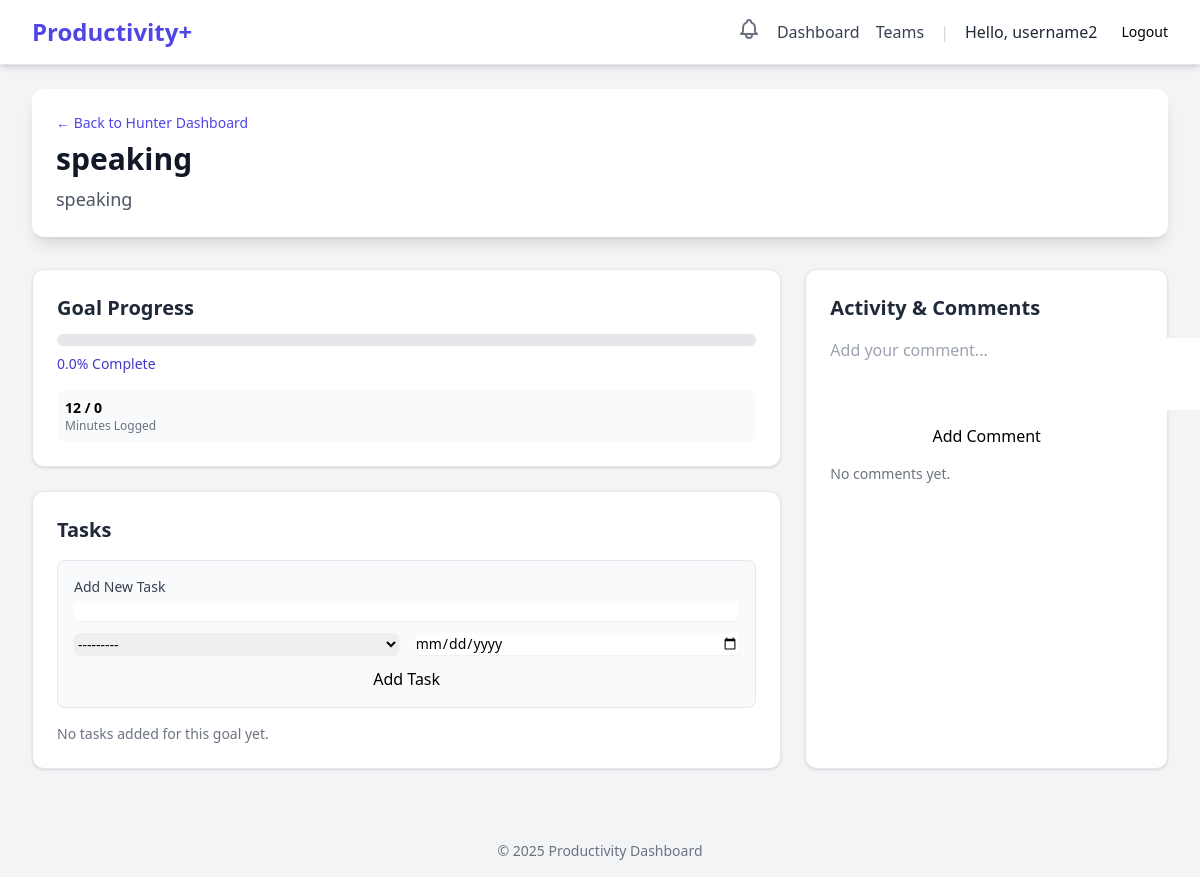
Before: /teams/3/goal/2/ (signed in) with the older database file.
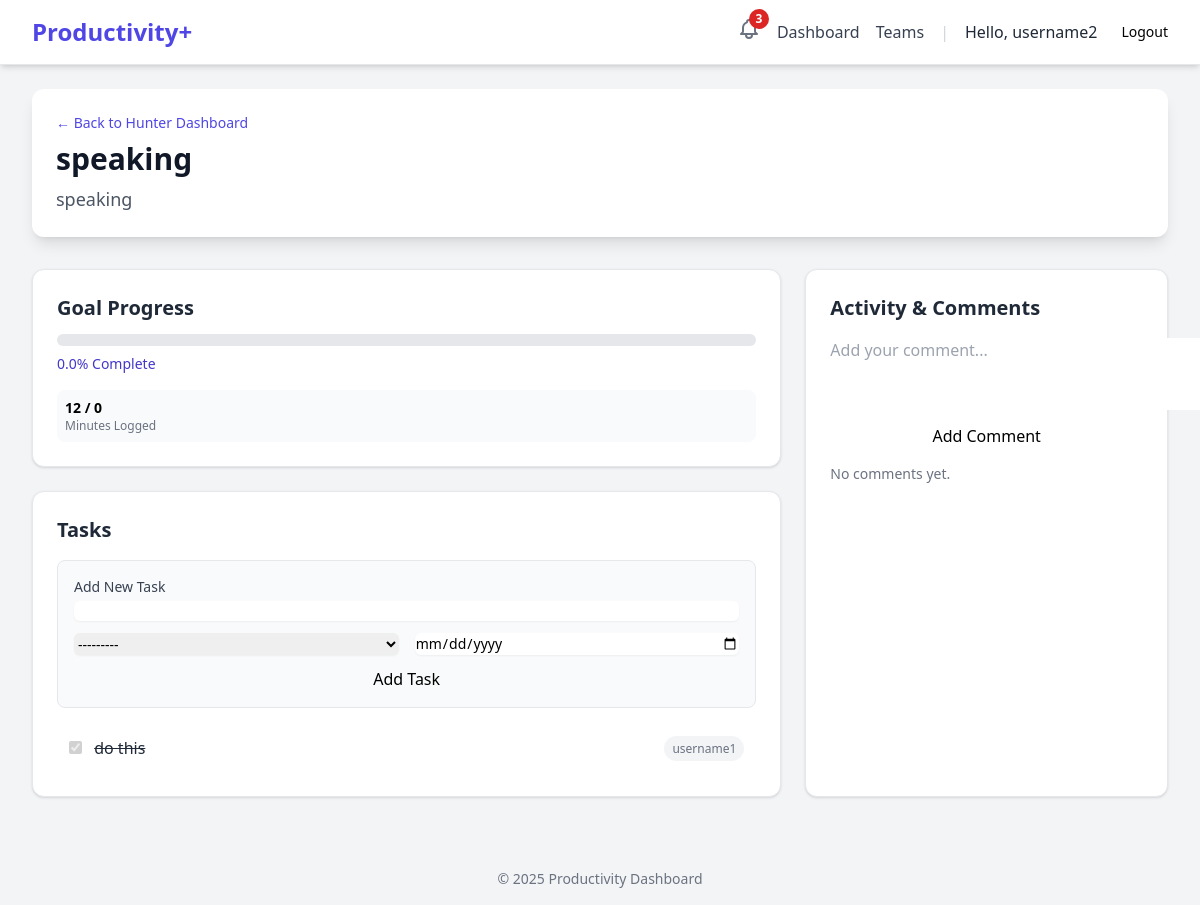
After: the same page with the newer database file.
### teams/models.py (models this page shows, shortened)
class TeamTask(BaseTask):
    goal = models.ForeignKey(
        TeamGoal,
        on_delete=models.CASCADE,
        related_name='tasks'
    )
    assigned_to = models.ForeignKey(
        settings.AUTH_USER_MODEL,
        on_delete=models.SET_NULL,
        null=True,
        blank=True,
        related_name='team_tasks'
    )

class TeamMember(models.Model):
    class Role(models.TextChoices):
        MEMBER = 'MEMBER', 'Member'
        ADMIN = 'ADMIN', 'Admin' # Or 'Leader'
    user = models.ForeignKey(settings.AUTH_USER_MODEL, on_delete=models.CASCADE)
    team = models.ForeignKey(Team, on_delete=models.CASCADE)
    role = models.CharField(max_length=50, choices=Role.choices, default=Role.MEMBER)
    created_at = models.DateTimeField(auto_now_add=True)
    class Meta:
        unique_together = ('user', 'team')

### users/models.py (models this page shows)
class CustomUser(AbstractUser):
    class Role(models.TextChoices):
        USER = 'USER', 'User'
        ADMIN = 'ADMIN', 'Admin'
    role = models.CharField(max_length=50, choices=Role.choices, default=Role.USER)
    email = models.EmailField(unique=True)
    created_at = models.DateTimeField(auto_now_add=True)
    def __str__(self):
        return self.username

### teams/views.py (the view, shortened to what this page needs)
# urls.py: path('<int:team_id>/goal/<int:goal_id>/', views.team_goal_detail_view, name='team_goal_detail'),
@login_required
def team_goal_detail_view(request, team_id, goal_id):
    team = get_object_or_404(Team, pk=team_id)
    goal = get_object_or_404(TeamGoal, pk=goal_id, team=team)
    try:
        member_instance = TeamMember.objects.get(user=request.user, team=team)
        current_user_role = member_instance.role  # Get the role (e.g., 'ADMIN' or 'MEMBER')
    except TeamMember.DoesNotExist:
        messages.error(request, "You are not a member of this team.")
        return redirect('dashboard:dashboard_view')
    tasks = goal.tasks.all().select_related('assigned_to')
    comments = goal.comments.all().select_related('user')
    task_form = TeamTaskForm(team=team)
    comment_form = TeamGoalCommentForm()
    logged = goal.time_logs.all().aggregate(total=Coalesce(Sum('minutes'), 0))['total']
    target = goal.target_minutes
    percentage = (logged / target) * 100 if target > 0 else 0
    context = {
        'page_title': goal.title,
        'team': team,
        'goal': goal,
        'tasks': tasks,
        'comments': comments,
        'task_form': task_form,
        'comment_form': comment_form,
        'progress': {
            'logged_minutes': logged,
            'target_minutes': target,
            'percentage': percentage
        },
        'current_user_role': current_user_role,
    }
    return render(request, 'teams/team_goal_detail.html', context)

### teams/forms.py
class TeamTaskForm(forms.ModelForm):
    def __init__(self, *args, **kwargs):
        team = kwargs.pop('team', None)
        super().__init__(*args, **kwargs)
        common_classes = 'mt-1 block w-full rounded-md border-gray-300 shadow-sm focus:border-indigo-500 focus:ring-indigo-500 sm:text-sm'
        self.fields['title'].widget.attrs.update({'class': common_classes})
        self.fields['due_date'].widget.attrs.update({'class': common_classes}) # Keep this line
        self.fields['assigned_to'].widget.attrs.update({'class': common_classes})
        if team:
            member_users = TeamMember.objects.filter(team=team).values_list('user', flat=True)
            self.fields['assigned_to'].queryset = (
                User.objects.filter(id__in=member_users)
            )
    class Meta:
        model = TeamTask
        fields = ['title', 'assigned_to', 'due_date']
        labels = {
            'title': 'Task Name',
            'assigned_to': 'Assign to',
            'due_date': 'Due Date'
        }
        widgets = {
            'due_date': forms.DateInput(attrs={'type': 'date'}),
        }

### templates/teams/team_goal_detail.html (shortened to what the changed rows need)
{% extends "base.html" %}
{% block content %}
<div class="max-w-7xl mx-auto py-6 sm:px-6 lg:px-8">
    <div class="dashboard-header mb-8 p-6 bg-white rounded-xl shadow-lg">
        <h2 class="text-3xl font-extrabold text-gray-900 mt-2">{{ goal.title }}</h2>
    </div>
    <div class="grid grid-cols-1 lg:grid-cols-3 gap-6">
        <div class="lg:col-span-2 space-y-6">
            <div class="bg-white rounded-xl shadow p-6 border border-gray-200">
                <div class="space-y-2">
                    {% for task in tasks %}
                        <div class="flex items-center justify-between p-3 border-b last:border-b-0">
                            <div>
                                <input type="checkbox"
                                        class="rounded text-indigo-600 task-checkbox"
                                        data-task-id="{{ task.id }}"
                                        {% if task.completed %}checked{% endif %}
                                        {% if current_user_role != 'ADMIN' and request.user != task.assigned_to %}
                                            disabled
                                            title="Only admins or the assigned user can complete this task."
                                        {% endif %}
                                >
                                <span class="ml-2 text-gray-800 {% if task.completed %}line-through{% endif %}"
                                    id="task-title-{{ task.id }}">  {{ task.title }}
                                </span>
                            </div>
                            <div class="text-sm text-gray-500">
                                {% if task.assigned_to %}
                                    <span class="px-2 py-1 bg-gray-100 rounded-full text-xs">
                                        {{ task.assigned_to.username }}
                                    </span>
                                {% else %}
                                    <span class="px-2 py-1 bg-gray-100 rounded-full text-xs">
                                        Unassigned
                                    </span>
                                {% endif %}
                            </div>
                        </div>
                    {% empty %}
                        <p class="text-gray-500 text-sm">No tasks added for this goal yet.</p>
                    {% endfor %}
                </div>
            </div>
        </div>
    </div>
</div>
{% endblock %}

### templates/base.html (shortened to what this page needs)
{% load static %}
<!DOCTYPE html>
<html lang="en">
<head>
    <script src="https://cdn.tailwindcss.com"></script>
</head>
<body class="bg-gray-100 font-sans">
    <nav class="bg-white shadow-md border-b border-gray-200">
        <div class="max-w-7xl mx-auto px-4 sm:px-6 lg:px-8">
            <div class="flex justify-between items-center h-16">
                <div class="flex-shrink-0">
                    <a href="{% url 'index' %}" class="text-2xl font-bold text-indigo-600">Productivity+</a>
                </div>
                <div class="flex items-center space-x-4">
                    {% if user.is_authenticated %}
                    <div class="relative">
                        <button id="notification-bell" class="text-gray-500 hover:text-gray-700">
                        </button>
                        {% if unread_notification_count > 0 %}
                        <span class="absolute -top-2 -right-2 flex h-5 w-5 items-center justify-center rounded-full bg-red-600 text-xs font-bold text-white">
                            {{ unread_notification_count }}
                        </span>
                        {% endif %}
                        </div>
                        <a href="{% url 'dashboard:dashboard_view' %}" class="text-gray-700 hover:text-indigo-600">Dashboard</a>
                        <a href="{% url 'teams:team_list' %}" class="text-gray-700 hover:text-indigo-600">Teams</a>
                        <span class="text-gray-300">|</span>
                        <span class="text-gray-800 font-medium">Hello, {{ user.username }}</span>
                        <form method="post" action="{% url 'logout' %}" class="flex items-center">
                            <button type="submit" class="ml-2 button button-secondary-danger text-sm">
                                Logout
                            </button>
                        </form>
                    {% else %}
                        <a href="{% url 'login' %}" class="button button-primary">Login</a>
                        <a href="{% url 'register' %}" class="button button-secondary">Sign Up</a>
                    {% endif %}
                </div>
            </div>
        </div>
    </nav>
    <main>
        {% block content %}
        {% endblock %}
    </main>
    <footer class="text-center py-4 mt-8 text-gray-500 text-sm">
        &copy; {% now "Y" %} Productivity Dashboard
    </footer>
</body>
</html>

Changed rows visible on the page:
added TeamTask: assigned_to_id "☑", title "do this", assigned_to.username "username1"
Other visible differences:
{{ unread_notification_count }}: (not shown) → "3"
text no longer shown: "No tasks added for this goal yet."
